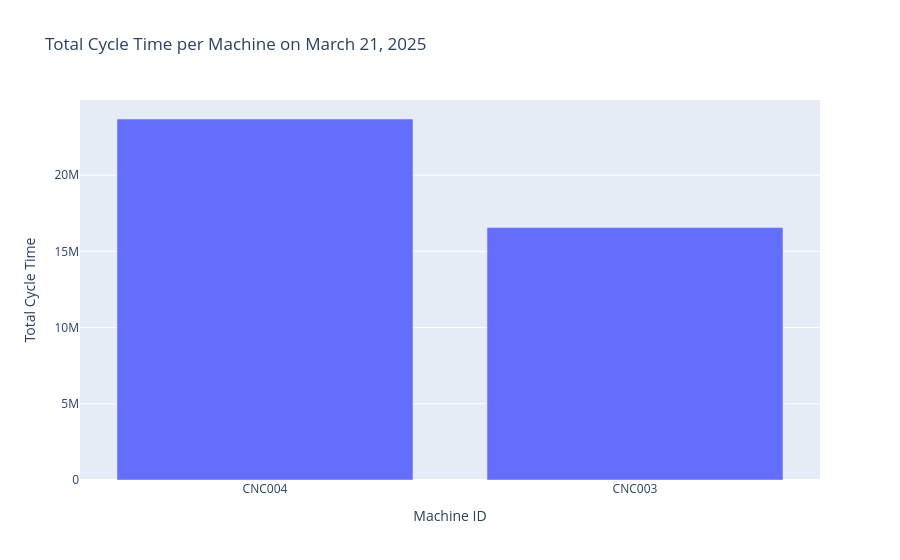

The notebook cell this image was saved under:
### Code cell
import plotly.express as px

fig = px.bar(df, x="machineid", y="total_cycle_time",
             title="Total Cycle Time per Machine on March 21, 2025",
             labels={"machineid": "Machine ID", "total_cycle_time": "Total Cycle Time"})
fig.show()

### Figure 1 — Plotly figure (JSON) as saved in the notebook; plotly's stock layout.template omitted (floating-point values rounded to 4 significant figures)
{"data": [{"hovertemplate": "Machine ID=%{x}<br>Total Cycle Time=%{y}<extra></extra>", "legendgroup": "", "marker": {"color": "#636efa", "pattern": {"shape": ""}}, "name": "", "orientation": "v", "showlegend": false, "textposition": "auto", "type": "bar", "x": ["CNC004", "CNC003"], "xaxis": "x", "y": [23690000.0, 16560000.0], "yaxis": "y"}], "layout": {"barmode": "relative", "legend": {"tracegroupgap": 0}, "title": {"text": "Total Cycle Time per Machine on March 21, 2025"}, "xaxis": {"anchor": "y", "domain": [0, 1], "title": {"text": "Machine ID"}}, "yaxis": {"anchor": "x", "domain": [0, 1], "title": {"text": "Total Cycle Time"}}}}
